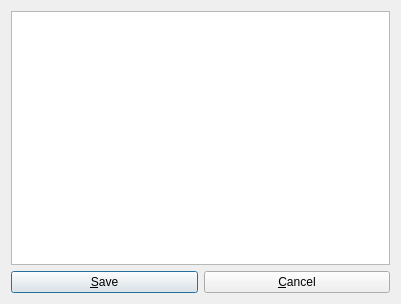
<?xml version="1.0" encoding="UTF-8"?>
<ui version="4.0">
 <class>EditCategoriesPresenter</class>
 <widget class="QDialog" name="EditCategoriesPresenter">
  <property name="geometry">
   <rect>
    <x>0</x>
    <y>0</y>
    <width>401</width>
    <height>304</height>
   </rect>
  </property>
  <property name="windowTitle">
   <string>Edit Categories</string>
  </property>
  <layout class="QGridLayout" name="gridLayout">
   <item row="0" column="0">
    <widget class="QTableView" name="tableView"/>
   </item>
   <item row="1" column="0">
    <layout class="QHBoxLayout" name="horizontalLayout">
     <item>
      <widget class="QPushButton" name="pushButtonSave">
       <property name="text">
        <string>&amp;Save</string>
       </property>
      </widget>
     </item>
     <item>
      <widget class="QPushButton" name="pushButtonCancel">
       <property name="text">
        <string>&amp;Cancel</string>
       </property>
      </widget>
     </item>
    </layout>
   </item>
  </layout>
 </widget>
 <resources/>
 <connections/>
</ui>
